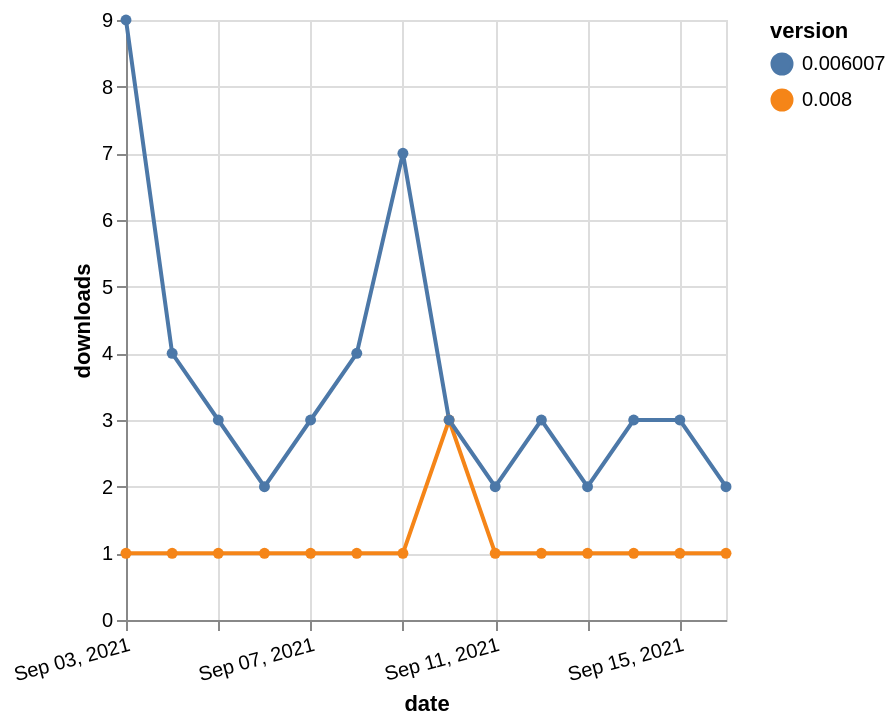

Vega-Lite specification stored for this chart:
### Vega-Lite specification from a JSON file in a GitHub repository (floating-point values rounded to 4 significant figures)
{"$schema": "https://vega.github.io/schema/vega-lite/v5.json", "description": "A simple bar chart with embedded data.", "data": {"values": [{"date": "2021-09-03", "total": 165, "delta": 1, "version": "0.008"}, {"date": "2021-09-04", "total": 166, "delta": 1, "version": "0.008"}, {"date": "2021-09-05", "total": 167, "delta": 1, "version": "0.008"}, {"date": "2021-09-06", "total": 168, "delta": 1, "version": "0.008"}, {"date": "2021-09-07", "total": 169, "delta": 1, "version": "0.008"}, {"date": "2021-09-08", "total": 170, "delta": 1, "version": "0.008"}, {"date": "2021-09-09", "total": 171, "delta": 1, "version": "0.008"}, {"date": "2021-09-10", "total": 174, "delta": 3, "version": "0.008"}, {"date": "2021-09-11", "total": 175, "delta": 1, "version": "0.008"}, {"date": "2021-09-12", "total": 176, "delta": 1, "version": "0.008"}, {"date": "2021-09-13", "total": 177, "delta": 1, "version": "0.008"}, {"date": "2021-09-14", "total": 178, "delta": 1, "version": "0.008"}, {"date": "2021-09-15", "total": 179, "delta": 1, "version": "0.008"}, {"date": "2021-09-16", "total": 180, "delta": 1, "version": "0.008"}, {"date": "2021-09-03", "total": 2687, "delta": 9, "version": "0.006007"}, {"date": "2021-09-04", "total": 2691, "delta": 4, "version": "0.006007"}, {"date": "2021-09-05", "total": 2694, "delta": 3, "version": "0.006007"}, {"date": "2021-09-06", "total": 2696, "delta": 2, "version": "0.006007"}, {"date": "2021-09-07", "total": 2699, "delta": 3, "version": "0.006007"}, {"date": "2021-09-08", "total": 2703, "delta": 4, "version": "0.006007"}, {"date": "2021-09-09", "total": 2710, "delta": 7, "version": "0.006007"}, {"date": "2021-09-10", "total": 2713, "delta": 3, "version": "0.006007"}, {"date": "2021-09-11", "total": 2715, "delta": 2, "version": "0.006007"}, {"date": "2021-09-12", "total": 2718, "delta": 3, "version": "0.006007"}, {"date": "2021-09-13", "total": 2720, "delta": 2, "version": "0.006007"}, {"date": "2021-09-14", "total": 2723, "delta": 3, "version": "0.006007"}, {"date": "2021-09-15", "total": 2726, "delta": 3, "version": "0.006007"}, {"date": "2021-09-16", "total": 2728, "delta": 2, "version": "0.006007"}]}, "width": "container", "mark": {"type": "line", "point": {"filled": true}}, "encoding": {"x": {"field": "date", "type": "temporal", "timeUnit": "yearmonthdate", "title": "date", "axis": {"labelAngle": -15}}, "y": {"field": "delta", "type": "quantitative", "title": "downloads"}, "color": {"field": "version", "type": "nominal"}, "tooltip": {"field": "delta"}}}
